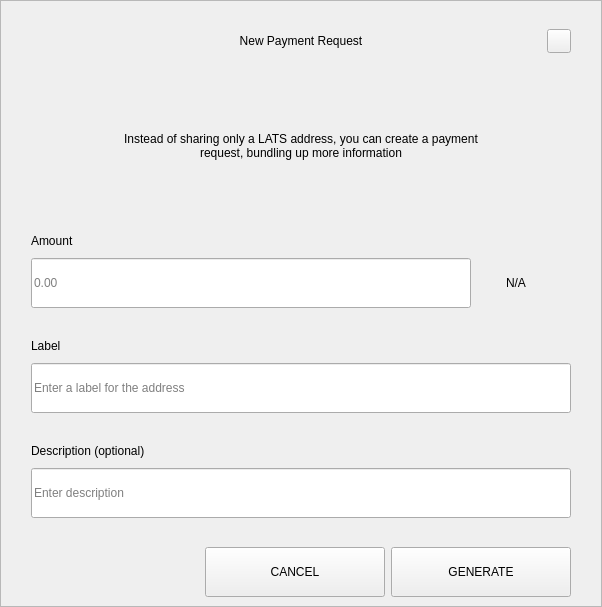
<?xml version="1.0" encoding="UTF-8"?>
<ui version="4.0">
 <class>RequestDialog</class>
 <widget class="QDialog" name="RequestDialog">
  <property name="geometry">
   <rect>
    <x>0</x>
    <y>0</y>
    <width>602</width>
    <height>607</height>
   </rect>
  </property>
  <property name="windowTitle">
   <string notr="true">N/A</string>
  </property>
  <layout class="QVBoxLayout" name="verticalLayout_5">
   <property name="spacing">
    <number>0</number>
   </property>
   <property name="leftMargin">
    <number>0</number>
   </property>
   <property name="topMargin">
    <number>0</number>
   </property>
   <property name="rightMargin">
    <number>0</number>
   </property>
   <property name="bottomMargin">
    <number>0</number>
   </property>
   <item>
    <widget class="QFrame" name="frame">
     <property name="styleSheet">
      <string notr="true"/>
     </property>
     <property name="frameShape">
      <enum>QFrame::StyledPanel</enum>
     </property>
     <property name="frameShadow">
      <enum>QFrame::Raised</enum>
     </property>
     <layout class="QVBoxLayout" name="verticalLayout_4" stretch="1,0,0">
      <property name="spacing">
       <number>0</number>
      </property>
      <property name="leftMargin">
       <number>30</number>
      </property>
      <property name="topMargin">
       <number>20</number>
      </property>
      <property name="rightMargin">
       <number>30</number>
      </property>
      <property name="bottomMargin">
       <number>0</number>
      </property>
      <item>
       <layout class="QHBoxLayout" name="horizontalLayout_3">
        <property name="spacing">
         <number>0</number>
        </property>
        <item>
         <spacer name="horizontalSpacer_21">
          <property name="orientation">
           <enum>Qt::Horizontal</enum>
          </property>
          <property name="sizeHint" stdset="0">
           <size>
            <width>40</width>
            <height>20</height>
           </size>
          </property>
         </spacer>
        </item>
        <item>
         <widget class="QLabel" name="labelTitle">
          <property name="minimumSize">
           <size>
            <width>0</width>
            <height>40</height>
           </size>
          </property>
          <property name="maximumSize">
           <size>
            <width>16777215</width>
            <height>40</height>
           </size>
          </property>
          <property name="styleSheet">
           <string notr="true">padding-left:24px;</string>
          </property>
          <property name="text">
           <string>New Payment Request</string>
          </property>
          <property name="alignment">
           <set>Qt::AlignCenter</set>
          </property>
          <property name="margin">
           <number>7</number>
          </property>
         </widget>
        </item>
        <item>
         <spacer name="horizontalSpacer">
          <property name="orientation">
           <enum>Qt::Horizontal</enum>
          </property>
          <property name="sizeHint" stdset="0">
           <size>
            <width>40</width>
            <height>20</height>
           </size>
          </property>
         </spacer>
        </item>
        <item>
         <widget class="QPushButton" name="btnEsc">
          <property name="minimumSize">
           <size>
            <width>24</width>
            <height>24</height>
           </size>
          </property>
          <property name="maximumSize">
           <size>
            <width>24</width>
            <height>24</height>
           </size>
          </property>
          <property name="focusPolicy">
           <enum>Qt::NoFocus</enum>
          </property>
          <property name="text">
           <string/>
          </property>
         </widget>
        </item>
       </layout>
      </item>
      <item>
       <widget class="QStackedWidget" name="stack">
        <property name="minimumSize">
         <size>
          <width>540</width>
          <height>0</height>
         </size>
        </property>
        <property name="maximumSize">
         <size>
          <width>540</width>
          <height>16777215</height>
         </size>
        </property>
        <property name="currentIndex">
         <number>0</number>
        </property>
        <widget class="QWidget" name="page_1">
         <property name="minimumSize">
          <size>
           <width>540</width>
           <height>0</height>
          </size>
         </property>
         <property name="maximumSize">
          <size>
           <width>540</width>
           <height>16777215</height>
          </size>
         </property>
         <layout class="QVBoxLayout" name="layout1">
          <property name="spacing">
           <number>0</number>
          </property>
          <property name="leftMargin">
           <number>0</number>
          </property>
          <property name="topMargin">
           <number>0</number>
          </property>
          <property name="rightMargin">
           <number>0</number>
          </property>
          <property name="bottomMargin">
           <number>0</number>
          </property>
          <item>
           <spacer name="verticalSpacer_21">
            <property name="orientation">
             <enum>Qt::Vertical</enum>
            </property>
            <property name="sizeType">
             <enum>QSizePolicy::Fixed</enum>
            </property>
            <property name="sizeHint" stdset="0">
             <size>
              <width>20</width>
              <height>30</height>
             </size>
            </property>
           </spacer>
          </item>
          <item alignment="Qt::AlignHCenter">
           <widget class="QLabel" name="labelMessage">
            <property name="minimumSize">
             <size>
              <width>400</width>
              <height>50</height>
             </size>
            </property>
            <property name="text">
             <string>Instead of sharing only a LATS address, you can create a payment request, bundling up more information</string>
            </property>
            <property name="alignment">
             <set>Qt::AlignCenter</set>
            </property>
            <property name="wordWrap">
             <bool>true</bool>
            </property>
           </widget>
          </item>
          <item alignment="Qt::AlignBottom">
           <widget class="QWidget" name="containerAmount" native="true">
            <layout class="QVBoxLayout" name="verticalLayout">
             <property name="spacing">
              <number>9</number>
             </property>
             <property name="leftMargin">
              <number>0</number>
             </property>
             <property name="topMargin">
              <number>0</number>
             </property>
             <property name="rightMargin">
              <number>0</number>
             </property>
             <property name="bottomMargin">
              <number>0</number>
             </property>
             <item>
              <widget class="QLabel" name="labelSubtitleAmount">
               <property name="minimumSize">
                <size>
                 <width>350</width>
                 <height>16</height>
                </size>
               </property>
               <property name="maximumSize">
                <size>
                 <width>16777215</width>
                 <height>16</height>
                </size>
               </property>
               <property name="text">
                <string>Amount</string>
               </property>
              </widget>
             </item>
             <item alignment="Qt::AlignTop">
              <widget class="QWidget" name="layoutAmount" native="true">
               <layout class="QHBoxLayout" name="horizontalLayout" stretch="2,0">
                <property name="spacing">
                 <number>0</number>
                </property>
                <property name="leftMargin">
                 <number>0</number>
                </property>
                <property name="topMargin">
                 <number>0</number>
                </property>
                <property name="rightMargin">
                 <number>0</number>
                </property>
                <property name="bottomMargin">
                 <number>0</number>
                </property>
                <item>
                 <widget class="QLineEdit" name="lineEditAmount">
                  <property name="minimumSize">
                   <size>
                    <width>0</width>
                    <height>50</height>
                   </size>
                  </property>
                  <property name="maximumSize">
                   <size>
                    <width>16777215</width>
                    <height>50</height>
                   </size>
                  </property>
                  <property name="placeholderText">
                   <string notr="true">0.00</string>
                  </property>
                 </widget>
                </item>
                <item>
                 <widget class="QWidget" name="comboContainer" native="true">
                  <property name="minimumSize">
                   <size>
                    <width>100</width>
                    <height>50</height>
                   </size>
                  </property>
                  <property name="maximumSize">
                   <size>
                    <width>16777215</width>
                    <height>50</height>
                   </size>
                  </property>
                  <layout class="QHBoxLayout" name="horizontalLayout_31">
                   <property name="spacing">
                    <number>0</number>
                   </property>
                   <property name="leftMargin">
                    <number>0</number>
                   </property>
                   <property name="topMargin">
                    <number>0</number>
                   </property>
                   <property name="rightMargin">
                    <number>10</number>
                   </property>
                   <property name="bottomMargin">
                    <number>0</number>
                   </property>
                   <item>
                    <widget class="QLabel" name="comboBoxCoin">
                     <property name="text">
                      <string notr="true">N/A</string>
                     </property>
                     <property name="alignment">
                      <set>Qt::AlignCenter</set>
                     </property>
                    </widget>
                   </item>
                  </layout>
                 </widget>
                </item>
               </layout>
              </widget>
             </item>
            </layout>
           </widget>
          </item>
          <item>
           <spacer name="verticalSpacer_31">
            <property name="orientation">
             <enum>Qt::Vertical</enum>
            </property>
            <property name="sizeType">
             <enum>QSizePolicy::Fixed</enum>
            </property>
            <property name="sizeHint" stdset="0">
             <size>
              <width>20</width>
              <height>30</height>
             </size>
            </property>
           </spacer>
          </item>
          <item>
           <layout class="QVBoxLayout" name="verticalLayoutLabel">
            <property name="spacing">
             <number>9</number>
            </property>
            <item>
             <widget class="QLabel" name="labelSubtitleLabel">
              <property name="minimumSize">
               <size>
                <width>0</width>
                <height>16</height>
               </size>
              </property>
              <property name="maximumSize">
               <size>
                <width>16777215</width>
                <height>16</height>
               </size>
              </property>
              <property name="text">
               <string>Label</string>
              </property>
             </widget>
            </item>
            <item>
             <widget class="QLineEdit" name="lineEditLabel">
              <property name="minimumSize">
               <size>
                <width>0</width>
                <height>50</height>
               </size>
              </property>
              <property name="maximumSize">
               <size>
                <width>16777215</width>
                <height>50</height>
               </size>
              </property>
              <property name="placeholderText">
               <string>Enter a label for the address</string>
              </property>
             </widget>
            </item>
           </layout>
          </item>
          <item>
           <spacer name="verticalSpacer_34">
            <property name="orientation">
             <enum>Qt::Vertical</enum>
            </property>
            <property name="sizeType">
             <enum>QSizePolicy::Fixed</enum>
            </property>
            <property name="sizeHint" stdset="0">
             <size>
              <width>20</width>
              <height>30</height>
             </size>
            </property>
           </spacer>
          </item>
          <item>
           <layout class="QVBoxLayout" name="verticalLayoutDescription">
            <property name="spacing">
             <number>9</number>
            </property>
            <item>
             <widget class="QLabel" name="labelSubtitleDescription">
              <property name="minimumSize">
               <size>
                <width>0</width>
                <height>16</height>
               </size>
              </property>
              <property name="maximumSize">
               <size>
                <width>16777215</width>
                <height>16</height>
               </size>
              </property>
              <property name="text">
               <string>Description (optional)</string>
              </property>
             </widget>
            </item>
            <item>
             <widget class="QLineEdit" name="lineEditDescription">
              <property name="minimumSize">
               <size>
                <width>0</width>
                <height>50</height>
               </size>
              </property>
              <property name="maximumSize">
               <size>
                <width>16777215</width>
                <height>50</height>
               </size>
              </property>
              <property name="placeholderText">
               <string>Enter description</string>
              </property>
             </widget>
            </item>
            <item>
             <spacer name="verticalSpacer_4">
              <property name="orientation">
               <enum>Qt::Vertical</enum>
              </property>
              <property name="sizeType">
               <enum>QSizePolicy::Fixed</enum>
              </property>
              <property name="sizeHint" stdset="0">
               <size>
                <width>20</width>
                <height>20</height>
               </size>
              </property>
             </spacer>
            </item>
           </layout>
          </item>
         </layout>
        </widget>
        <widget class="QWidget" name="page_2">
         <layout class="QVBoxLayout" name="layout2">
          <item>
           <spacer name="verticalSpacer_5">
            <property name="orientation">
             <enum>Qt::Vertical</enum>
            </property>
            <property name="sizeType">
             <enum>QSizePolicy::Fixed</enum>
            </property>
            <property name="sizeHint" stdset="0">
             <size>
              <width>20</width>
              <height>50</height>
             </size>
            </property>
           </spacer>
          </item>
          <item alignment="Qt::AlignHCenter">
           <widget class="QLabel" name="labelQrImg">
            <property name="minimumSize">
             <size>
              <width>260</width>
              <height>260</height>
             </size>
            </property>
            <property name="maximumSize">
             <size>
              <width>260</width>
              <height>260</height>
             </size>
            </property>
            <property name="text">
             <string/>
            </property>
            <property name="alignment">
             <set>Qt::AlignCenter</set>
            </property>
           </widget>
          </item>
          <item>
           <spacer name="verticalSpacer_2">
            <property name="orientation">
             <enum>Qt::Vertical</enum>
            </property>
            <property name="sizeType">
             <enum>QSizePolicy::Fixed</enum>
            </property>
            <property name="sizeHint" stdset="0">
             <size>
              <width>20</width>
              <height>30</height>
             </size>
            </property>
           </spacer>
          </item>
          <item alignment="Qt::AlignHCenter">
           <widget class="QLabel" name="labelAddress">
            <property name="text">
             <string notr="true">N/A </string>
            </property>
           </widget>
          </item>
          <item>
           <spacer name="verticalSpacer_32">
            <property name="orientation">
             <enum>Qt::Vertical</enum>
            </property>
            <property name="sizeType">
             <enum>QSizePolicy::Expanding</enum>
            </property>
            <property name="sizeHint" stdset="0">
             <size>
              <width>20</width>
              <height>20</height>
             </size>
            </property>
           </spacer>
          </item>
          <item>
           <layout class="QHBoxLayout" name="horizontal">
            <property name="leftMargin">
             <number>20</number>
            </property>
            <property name="rightMargin">
             <number>20</number>
            </property>
            <property name="bottomMargin">
             <number>20</number>
            </property>
            <item>
             <spacer name="horizontalSpacer_4">
              <property name="orientation">
               <enum>Qt::Horizontal</enum>
              </property>
              <property name="sizeHint" stdset="0">
               <size>
                <width>40</width>
                <height>20</height>
               </size>
              </property>
             </spacer>
            </item>
            <item>
             <widget class="QPushButton" name="btnCopyAddress">
              <property name="minimumSize">
               <size>
                <width>180</width>
                <height>50</height>
               </size>
              </property>
              <property name="text">
               <string>COPY ADDRESS</string>
              </property>
             </widget>
            </item>
            <item>
             <widget class="QPushButton" name="btnCopyUrl">
              <property name="minimumSize">
               <size>
                <width>180</width>
                <height>50</height>
               </size>
              </property>
              <property name="text">
               <string>COPY URL</string>
              </property>
             </widget>
            </item>
            <item>
             <spacer name="horizontalSpacer_2">
              <property name="orientation">
               <enum>Qt::Horizontal</enum>
              </property>
              <property name="sizeHint" stdset="0">
               <size>
                <width>40</width>
                <height>20</height>
               </size>
              </property>
             </spacer>
            </item>
           </layout>
          </item>
         </layout>
        </widget>
       </widget>
      </item>
      <item>
       <widget class="QWidget" name="buttonsStack" native="true">
        <layout class="QHBoxLayout" name="horizontalLayout_5">
         <property name="leftMargin">
          <number>20</number>
         </property>
         <property name="rightMargin">
          <number>0</number>
         </property>
         <item>
          <spacer name="horizontalSpacer_41">
           <property name="orientation">
            <enum>Qt::Horizontal</enum>
           </property>
           <property name="sizeHint" stdset="0">
            <size>
             <width>40</width>
             <height>20</height>
            </size>
           </property>
          </spacer>
         </item>
         <item>
          <widget class="QPushButton" name="btnCancel">
           <property name="minimumSize">
            <size>
             <width>180</width>
             <height>50</height>
            </size>
           </property>
           <property name="focusPolicy">
            <enum>Qt::NoFocus</enum>
           </property>
           <property name="text">
            <string>CANCEL</string>
           </property>
          </widget>
         </item>
         <item>
          <widget class="QPushButton" name="btnSave">
           <property name="minimumSize">
            <size>
             <width>180</width>
             <height>50</height>
            </size>
           </property>
           <property name="focusPolicy">
            <enum>Qt::NoFocus</enum>
           </property>
           <property name="text">
            <string>GENERATE</string>
           </property>
          </widget>
         </item>
        </layout>
       </widget>
      </item>
     </layout>
    </widget>
   </item>
  </layout>
 </widget>
 <resources/>
 <connections/>
</ui>
